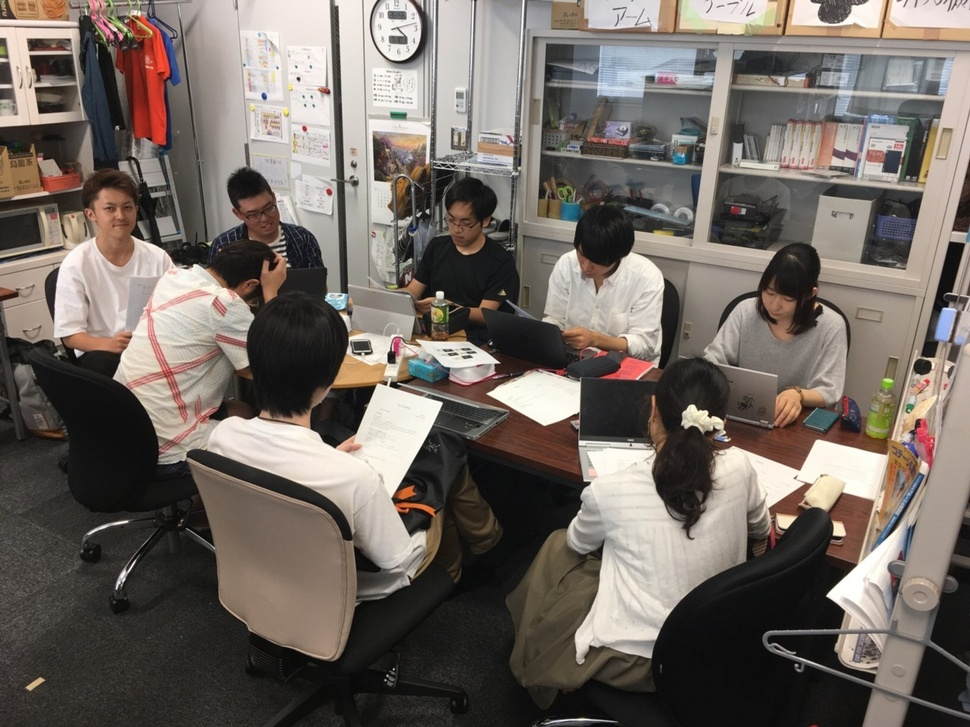
//> input picture image/InICL1280.jpg, 970 x 727 px, shrunk from 1280 x 960 before the run, given in place of the camera
$ ./ex5-edges   (built with g++ and OpenCV 4)
//> lines starting //> are read from the running program, lines starting //| are printed output that depends on the picture
#include <opencv2/opencv.hpp>
#include <string>

using namespace std;

int lowThreshold = 50;
int highThreshold = 150;
int laplacianKsize = 3;

void edgs(cv::VideoCapture &cap) {
    cv::Mat frame, gray, laplacianOutput, cannyOutput;

    cv::namedWindow("Laplacian edge", cv::WINDOW_AUTOSIZE);
    cv::namedWindow("Canny edge", cv::WINDOW_AUTOSIZE);

    while(true) {
        cap >> frame;
//> frame is the input picture: 727 rows x 970 cols, CV_8UC3; mean B, G, R 98.2, 104.8, 113.3
        if(frame.empty()) {
            cout << "フレームが読み込めません" << endl;
            break;
        }

        cv::cvtColor(frame, gray, cv::COLOR_BGR2GRAY);
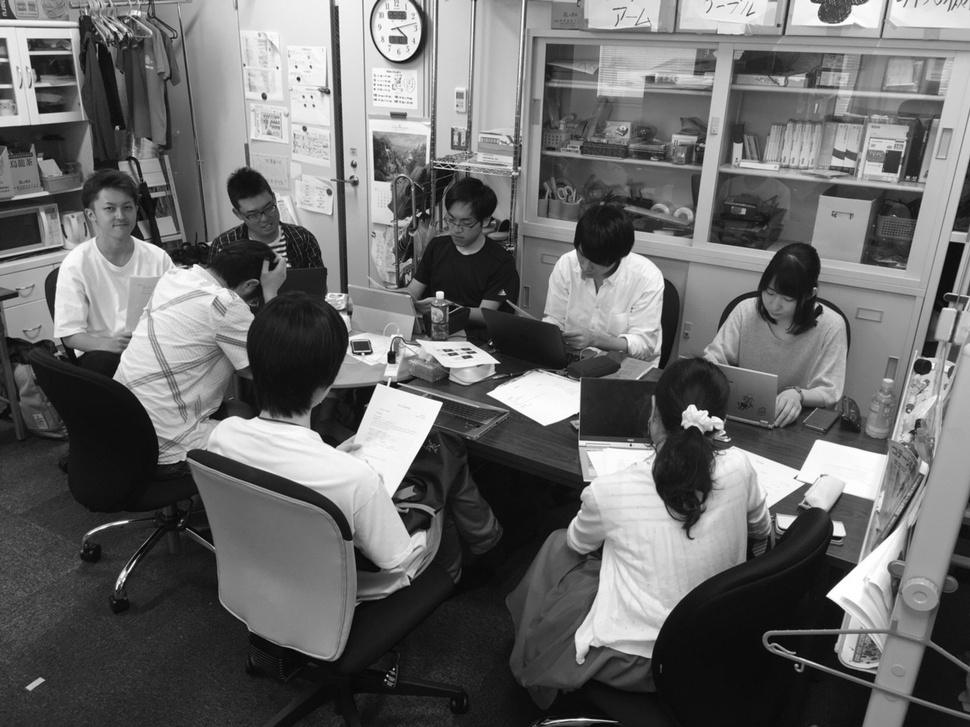
//> gray: 727 rows x 970 cols, CV_8UC1; min 0, max 255, mean 106.6

        laplacianKsize =
            (laplacianKsize % 2 == 1) ? laplacianKsize : laplacianKsize + 1;

        cv::Laplacian(gray, laplacianOutput, laplacianKsize);
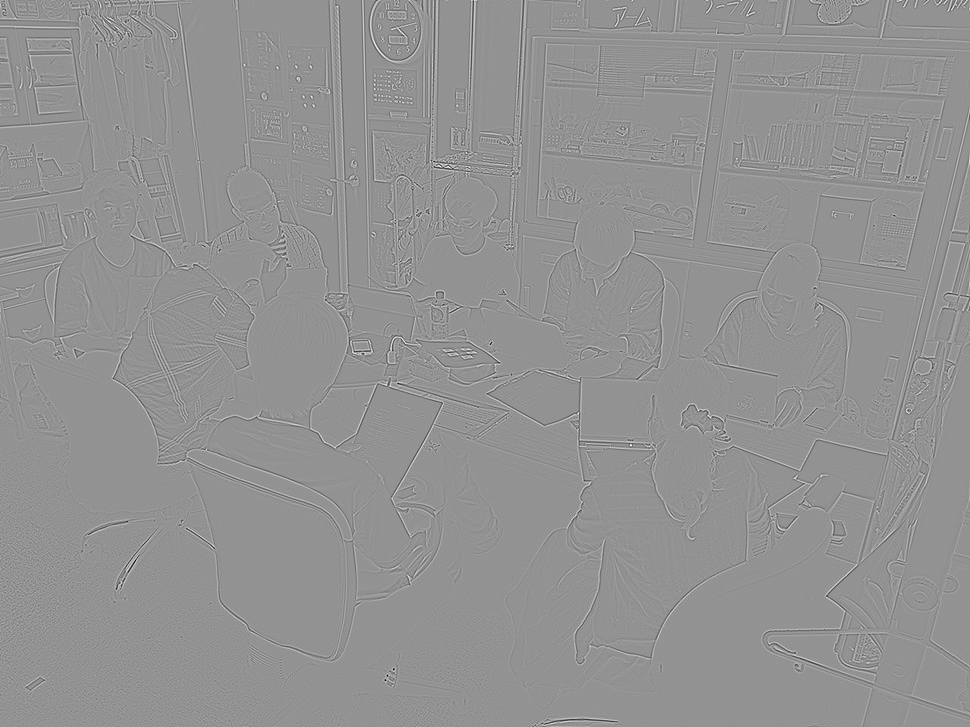
//> laplacianOutput: 727 rows x 970 cols, CV_16SC1; min -388, max 286, mean 0; drawn with min black and max white
        cv::convertScaleAbs(laplacianOutput, laplacianOutput);
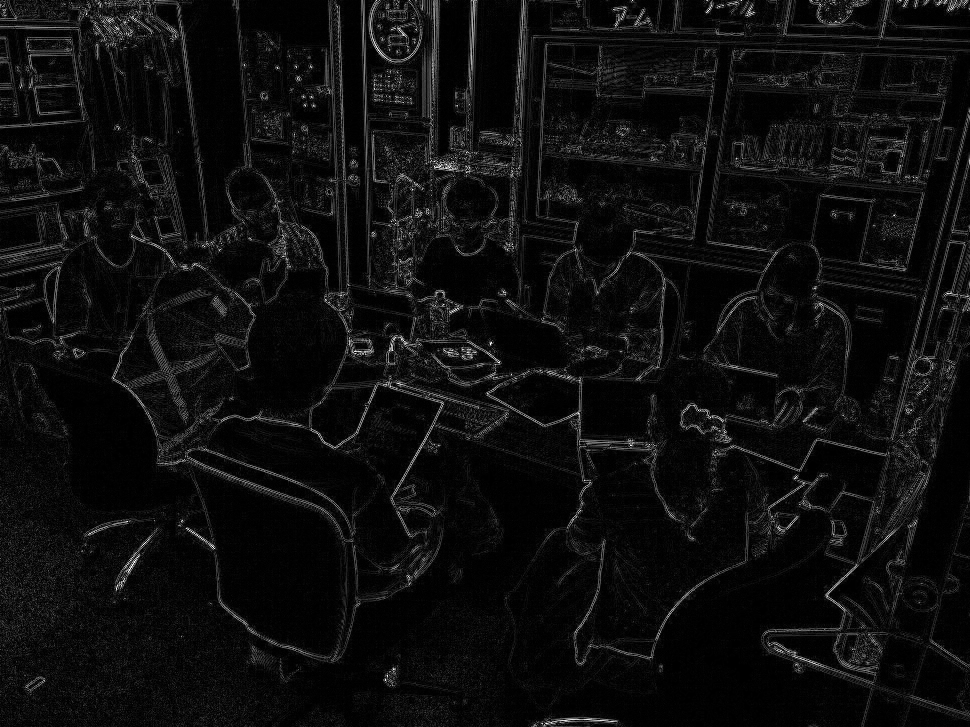
//> laplacianOutput: 727 rows x 970 cols, CV_8UC1; min 0, max 255, mean 14.2

        cv::Canny(gray, cannyOutput, lowThreshold, highThreshold);
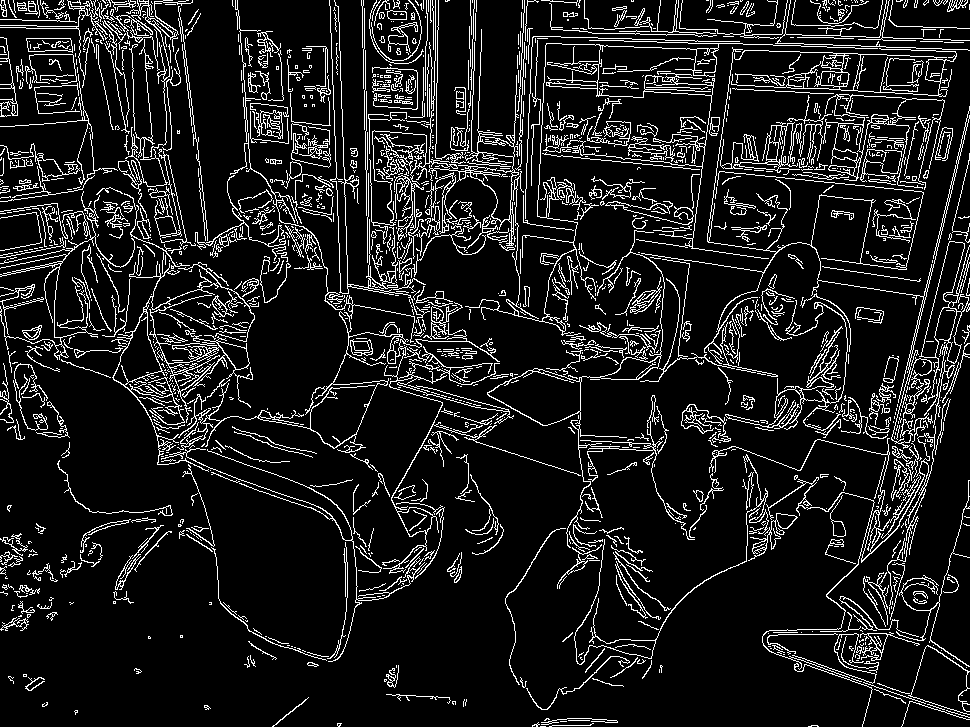
//> cannyOutput: 727 rows x 970 cols, CV_8UC1; 11.1% white in thin lines or dots

        cv::imshow("Laplacian edge", laplacianOutput);
        cv::imshow("Canny edge", cannyOutput);

        char key = cv::waitKey(33);
//> the 'q' key is pressed
        if(key == 'q') {
            break;
        } else if(key == 'i') {
            laplacianKsize += 2; // 'i'キーでLaplacianカーネルサイズを+2
            cout << "Laplacian kernel size: " << laplacianKsize << endl;
        } else if(key == 'f') {
            laplacianKsize = max(
                1, laplacianKsize - 2); // 'f'キーでLaplacianカーネルサイズを-2
            cout << "Laplacian kernel size: " << laplacianKsize << endl;
        } else if(key == 'u') {
            lowThreshold =
                min(255, lowThreshold + 5); // 'u'キーでCannyの閾値1を+5
            highThreshold = min(255, highThreshold + 5); // 閾値2も+5
            cout << "Canny low threshold: " << lowThreshold
                 << ", high threshold: " << highThreshold << endl;
        } else if(key == 'd') {
            lowThreshold =
                max(0, lowThreshold - 5); // 'd'キーでCannyの閾値1を-5
            highThreshold = max(0, highThreshold - 5); // 閾値2も-5
            cout << "Canny low threshold: " << lowThreshold
                 << ", high threshold: " << highThreshold << endl;
        }
    }
//> after the loop, lowThreshold = 50; highThreshold = 150

    cv::destroyAllWindows();
}

int main() {
    cv::VideoCapture cap(0);
    if(!cap.isOpened()) {
        cout << "カメラを開けませんでした" << endl;
        return -1;
    }
    edgs(cap);
    cap.release();
    return 0;
}

$ run again, on image/block2.jpg
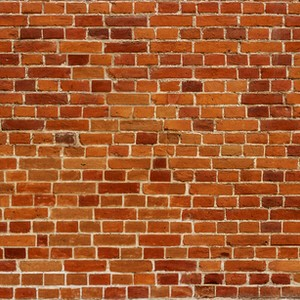
//> input picture image/block2.jpg, 300 x 300 px, given in place of the camera
//> in edgs, frame is the input picture: 300 rows x 300 cols, CV_8UC3; mean B, G, R 47.1, 90.6, 164.7
//> in edgs, `cv::convertScaleAbs(laplacianOutput, laplacianOutput);`:
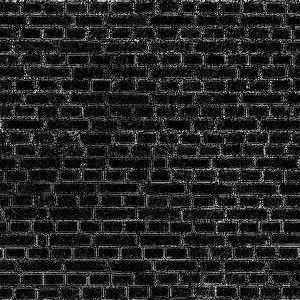
//> laplacianOutput: 300 rows x 300 cols, CV_8UC1; min 0, max 255, mean 36.4
//> in edgs, `cv::Canny(gray, cannyOutput, lowThreshold, highThreshold);`:
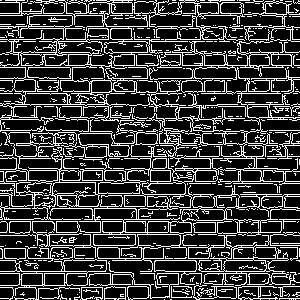
//> cannyOutput: 300 rows x 300 cols, CV_8UC1; 22.8% white in thin lines or dots
//> after the loop in edgs, `while(true)`: lowThreshold = 50; highThreshold = 150
